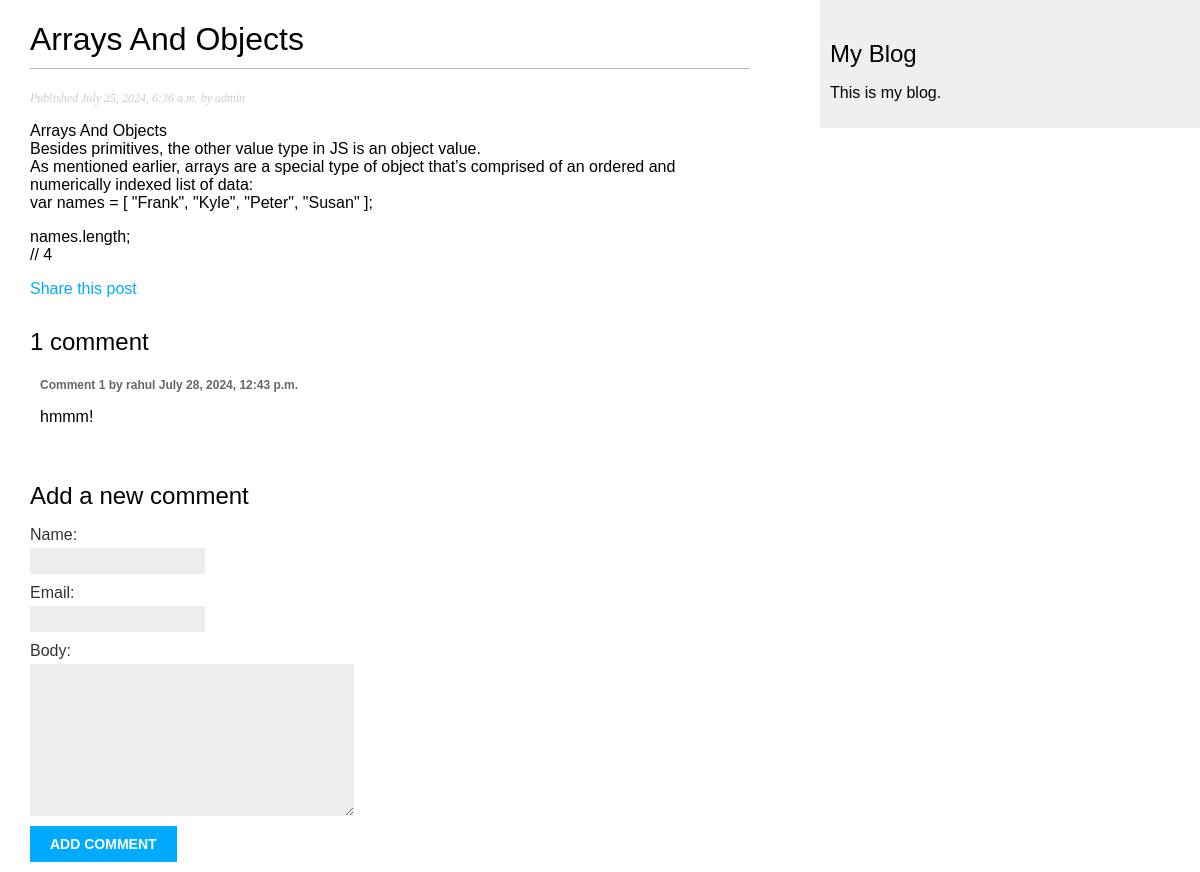
/blog/2024/7/25/arrays-and-objects/, run on the app's committed database.
### blog/models.py (models this page shows, shortened)
class Post(models.Model):
    class Status(models.TextChoices):
        PUBLISHED = 'PB', 'Published'
        DRAFT = 'DF', 'Draft'
    title = models.CharField(max_length=250)
    slug = models.SlugField(max_length=250, unique_for_date='publish')
    body = models.TextField()
    publish = models.DateTimeField(default=timezone.now)
    created = models.DateTimeField(auto_now_add=True)
    updated = models.DateTimeField(auto_now=True)
    status = models.CharField(max_length=2,choices=Status.choices, default=Status.DRAFT)
    """We use related_name to specify the name of the reverse relationship, from User to Post. This will
    allow us to access related objects easily from a user object by using the user.blog_posts notation. """
    author = models.ForeignKey(User, on_delete=models.CASCADE, related_name='blog_posts')
    objects = models.Manager() #default manager
    published = PublishedManager() #Custom object manager
    tags=TaggableManager()
    class Meta:
        ordering = ['-publish']
        indexes = [
            models.Index(fields=['-publish'])
        ]

class Comment(models.Model):
    post = models.ForeignKey(Post, on_delete=models.CASCADE, related_name='comments')
    name = models.CharField(max_length=80)
    email = models.EmailField()
    body = models.TextField()
    created = models.DateTimeField(auto_now_add=True)
    updated = models.DateTimeField(auto_now=True)
    active = models.BooleanField(default=True)
    class Meta:
        ordering = ['created']
        indexes = [
            models.Index(fields=['created']),
        ]

### blog/views.py (the view)
def post_detail(request, year, month, day, post):
    post = get_object_or_404(Post, status=Post.Status.PUBLISHED,
                             slug=post,
                             publish__year=year,
                             publish__month=month,
                             publish__day=day)
    comments = post.comments.filter(active=True)
    form = CommentForm()
    return render(request, 'blog/post/detail.html',
                  {'post':post,
                   'comments':comments,
                   'form':form})

### blog/forms.py
class CommentForm(forms.ModelForm):
    class Meta:
        model = Comment
        fields = ['name', 'email', 'body']

### blog/templates/blog/post/detail.html (shortened to what this page needs)
{% extends "blog/base.html" %}
{% block content %}
<h1>{{ post.title }}</h1>
<p class="date">
    Published {{ post.publish }} by {{ post.author }}
</p>
{{ post.body | linebreaks }}
<p>
    <a href="{% url "blog:post_share" post.id %}">
    Share this post
    </a>
</p>
    {% with comments.count as total_comments %}
        <h2>
            {{ total_comments }} comment{{total_comments|pluralize}}
        </h2>
    {% endwith %}
    {% for comment in comments %}
        <div class="comment">
            <p class="info">
                Comment {{ forloop.counter }} by {{ comment.name}}
                {{ comment.created }}
            </p>
            {{ comment.body | linebreaks}}
        </div>
        {% empty %}
            <p>There are no comments</p>
    {% endfor %}
    {% include "blog/post/includes/comment_form.html" %}
{% endblock%}

### blog/static/css/blog.css (style rules this page uses)
body { margin:0; padding:0; font-family:helvetica, sans-serif; }
a { color:#00abff; text-decoration:none; }
h1 { font-weight:normal; border-bottom:1px solid #bbb; padding:0 0 10px 0; }
h2 { font-weight:normal; margin:30px 0 0; }
p.date { color:#ccc; font-family: georgia, serif; font-size: 12px; font-style: italic; }
label { float:left; clear:both; color:#333; margin-bottom:4px; }
input, textarea { clear:both; float:left; margin:0 0 10px; background:#ededed; border:0; padding:6px 10px; font-size:12px; }
.comment { padding:10px; }
.comment .info { font-weight:bold; font-size:12px; color:#666; }

### data on the page
Post: title "Arrays And Objects", publish "July 25, 2024, 6:36 a.m.", author "admin", body "Arrays And Objects Besides primitives, the other value type in JS is an object value. As mentioned earlier, arrays are a special type of object that’s comprised of an ordered and numerically indexed list of data: var names = [ \"Frank\", \"Kyle\", \"Peter\", \"Susan\" ]; names.length; // 4"
Comment: name "rahul", created "July 28, 2024, 12:43 p.m.", body "hmmm!"

### other printed values
{{ total_comments }} "1"
